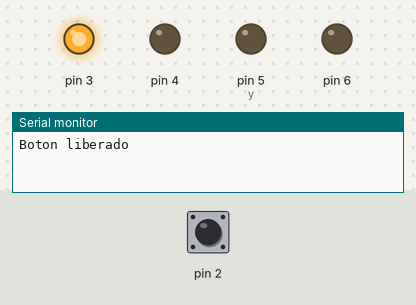
The sketch below on a simulated Arduino Uno, built with avr-gcc and run on an emulated ATmega328P. Shown: output pins drawn as LEDs (lit = HIGH), the last lines printed to the serial monitor. Dashed ring = blinking. The inputs (shaded band) are chosen by the test bench; at power-on: pin 2 HIGH.

Above: at 2.3 s.
2.4 s: pin 2 driven LOW
At 2.9 s:
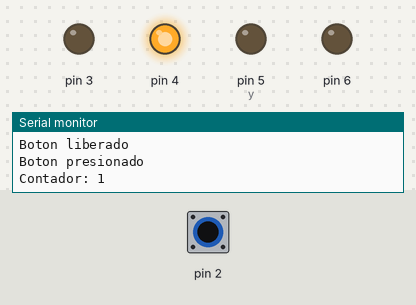
At 3.4 s:
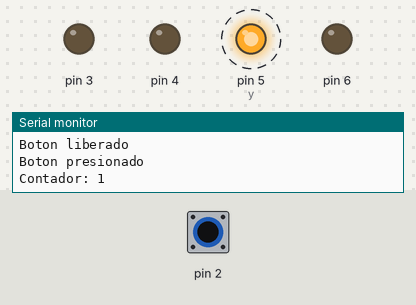
5.5 s: pin 2 pulsed HIGH 2 times (0.12 s each, 0.3 s apart)
At 6.4 s:
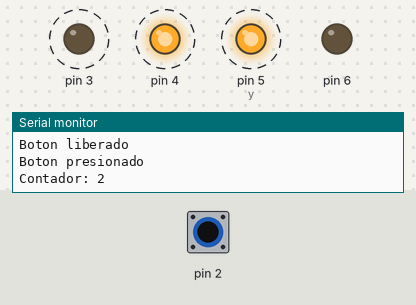
Timing chart, 0 to 15.0 s (numbered marks = the images above; inputs shaded):
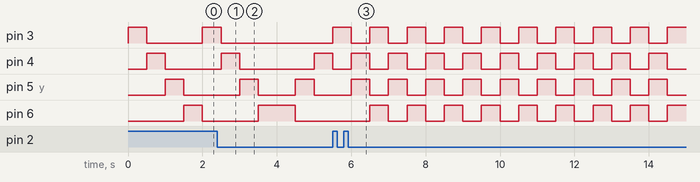

Measured:
- after the input at 2.4 s, pin 3: goes on until 2.5 s, then stays LOW
- after the input at 5.5 s, pin 3, pin 6: alternates HIGH for 0.50 s and LOW for 0.50 s, starting after 1.0 s; pin 4, pin 5 (y): alternates HIGH for 0.50 s and LOW for 0.50 s, starting after 0.50 s
- by itself, pin 5 (y): alternates HIGH for 0.50 s and LOW for 1.0 s

The sketch:

itaSecBtnTres.ino
```cpp
// ita-btn-uno.ino

int contador = 0;
int estado;
int pasado;


void setup() {
	pinMode(2,INPUT);
	pinMode(3,OUTPUT);
	pinMode(4,OUTPUT);
	pinMode(5,OUTPUT);
	pinMode(6,OUTPUT);
	Serial.begin(9600);
}

void loop() {
	secuencia();
}

void stdBoton(){
	estado = digitalRead(2);
	if (pasado == 1 && estado == 0){
		contador++;

		Serial.println("Boton presionado");
		Serial.print("Contador: ");
		Serial.println(contador);
		pasado = estado;
		if (contador == 3){contador = 0;}
	}
	else if ( pasado == 0 && estado ==1){
		Serial.println("Boton liberado");
		pasado = estado;
	}
	else{

	}
}

void secuencia(){
	switch (contador){
	  case 0:
	    for(int x=3; x<7;x++){
	      digitalWrite(x,HIGH);
	      delay(500);
	      digitalWrite(x,LOW);
	      stdBoton();
	    }
	    break;
	  case 1:
	    for(int x=6 ; x>2 ; x-- ){
	      digitalWrite(x,HIGH);
	      delay(500);
	      digitalWrite(x,LOW);
	    stdBoton();
	    }
	    break;

	   case 2:
	    for(int x=4, y=5; x>2&&y<7;x--,y++){
	      digitalWrite(x,HIGH);
	      digitalWrite(y,HIGH);
	      delay(500);
	      digitalWrite(x,LOW);
	      digitalWrite(y,LOW);
	    stdBoton();
	    }
	    break;
	 }
}
```
